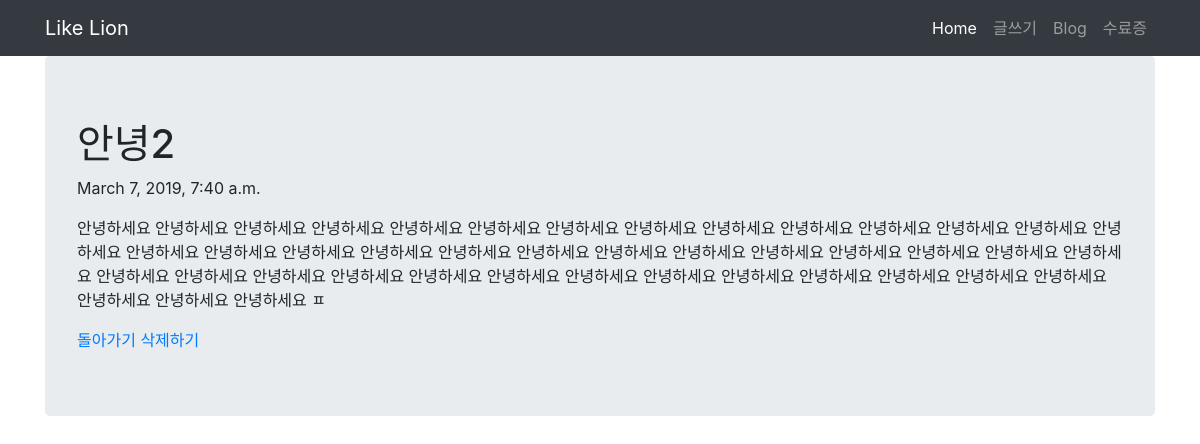
The app's page /blog/2/ with its own data.
### blog/models.py (models this page shows, shortened)
class Blog(models.Model):
    title = models.CharField(max_length=200)
    pub_date = models.DateTimeField('date published')
    body = models.TextField()

### blog/views.py (the view)
# urls.py: path('<int:blog_id>/', views.detail, name = 'detail'),
def detail(request, blog_id):
    blog_detail = get_object_or_404(Blog, pk = blog_id)
    return render(request,'blog/detail.html',{'blog':blog_detail})

### blog/templates/blog/detail.html
{% extends 'base.html' %}
{% block content %}
<div class="container jumbotron">
      <h1>{{ blog.title }}</h1>
      <p>{{ blog.pub_date }}</p>
      <p>{{ blog.body }}</p>
      <a href="{% url 'home' %}">돌아가기</a>
      <a href="{% url 'delete' blog.id %}">삭제하기</a>
</div>
{% endblock %}

### records on screen
Blog: title "안녕2", pub_date "March 7, 2019, 7:40 a.m.", body "안녕하세요 안녕하세요 안녕하세요 안녕하세요 안녕하세요 안녕하세요 안녕하세요 안녕하세요 안녕하세요 안녕하세요 안녕하세요 안녕하세요 안녕하세요 안녕하세요 안녕하세요 안녕하세요 안녕하세요 안녕하세요 안녕하세요 안녕하세요 안녕하세요 안녕하세요 안녕하세요 안녕하세요 안녕하세요 안녕하세요 안녕하세요 안녕하세요 안녕하세요 안녕하세요 안녕하세요 안녕하세요 안녕하세요 안녕하세요 안녕하세요 안녕하세요 안녕하세요 안녕하세요 안녕하세요 안녕하세요 안녕하세요 안녕하세요 안녕하세요 ㅍ"
